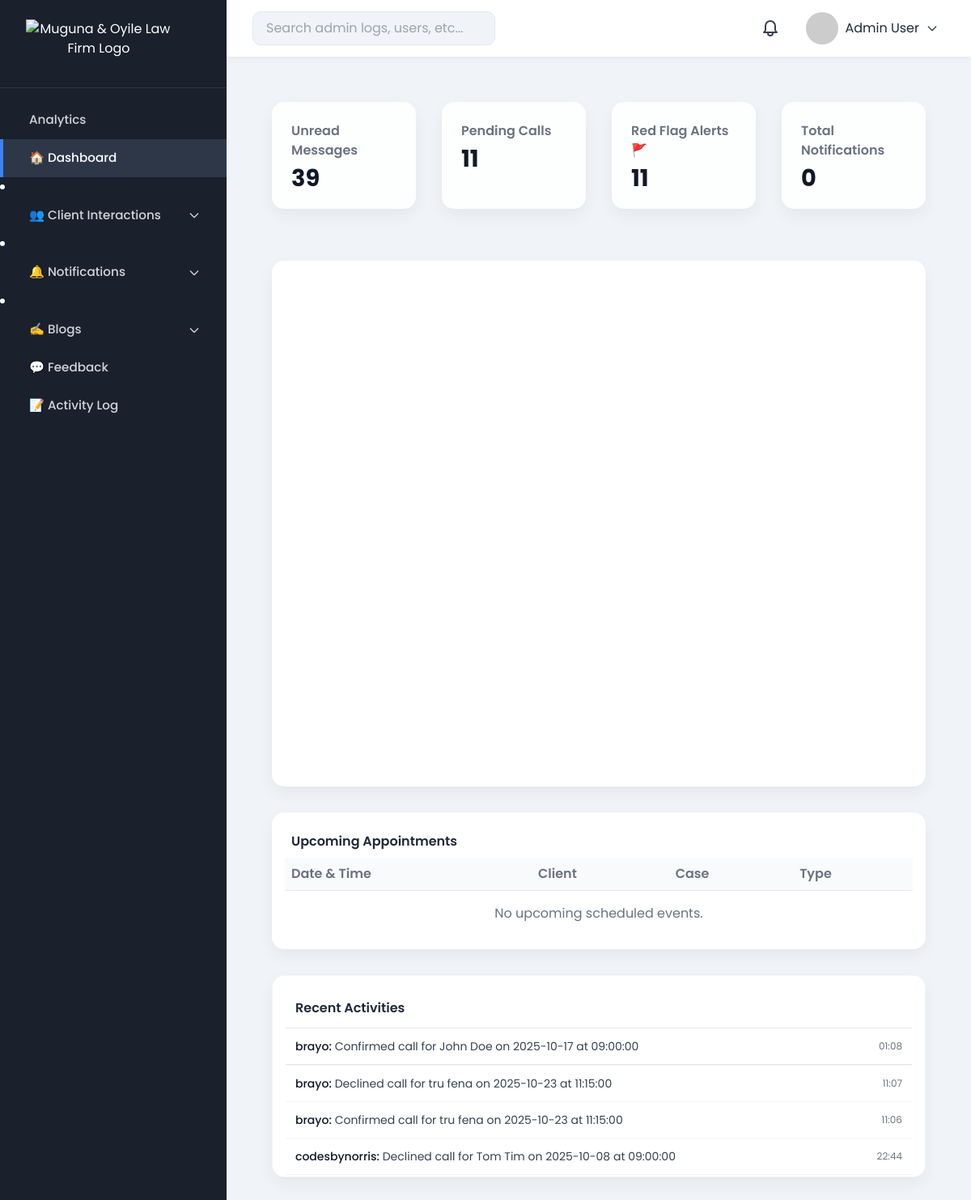
/admin-dashboard/, run on an earlier commit of the app's database.
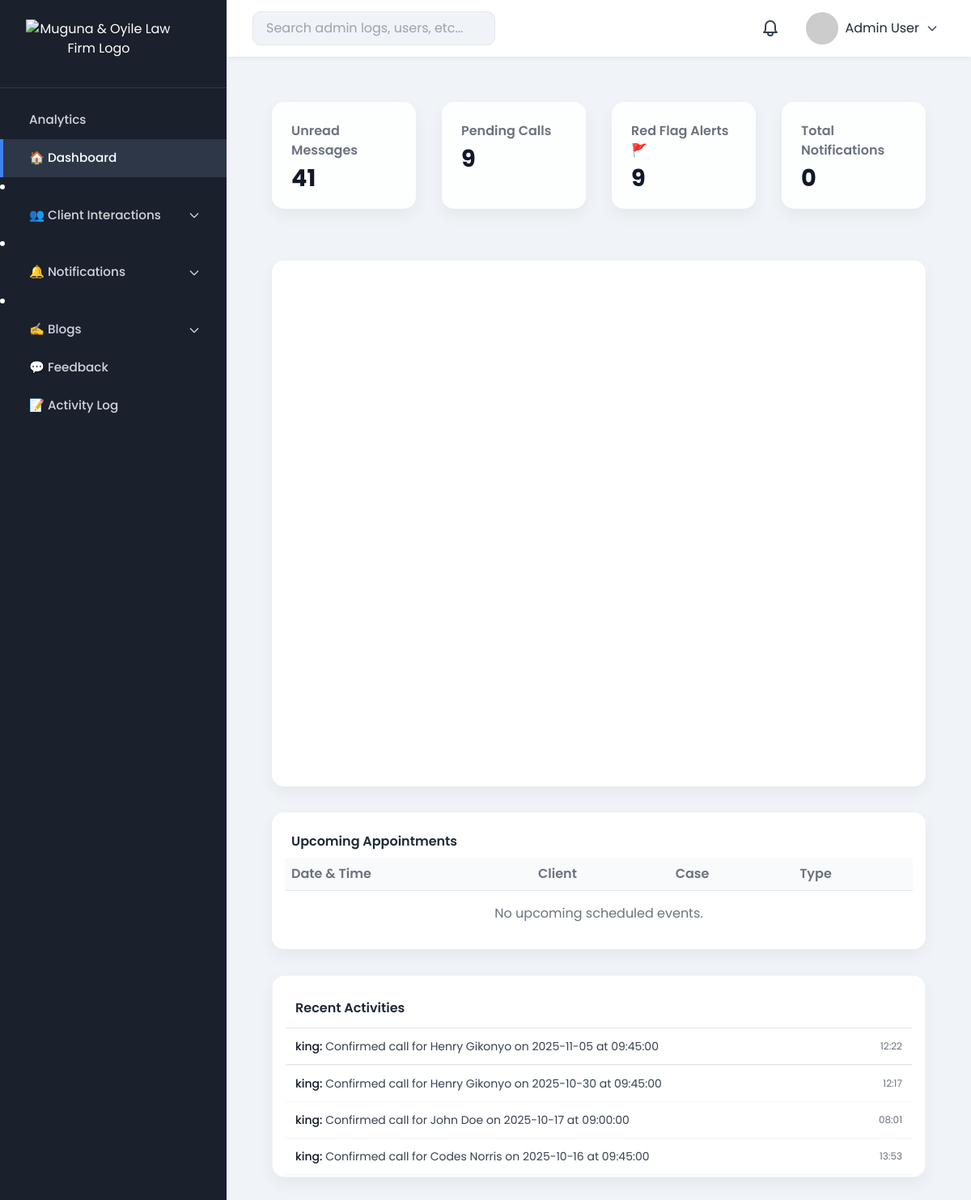
And on a later commit of the database.
### advocates/models.py (models this page shows, shortened)
class ActivityLog(models.Model):
    admin_user = models.ForeignKey(User, on_delete=models.CASCADE)
    action = models.CharField(max_length=255)
    created_at = models.DateTimeField(default=timezone.now)

### advocates/admin_views.py (the view)
# urls.py: path('admin-dashboard/', admin_views.dashboard_home, name='admin_dashboard_home'),
def dashboard_home(request):
    print(">>> ADMIN DASHBOARD VIEW IS RUNNING <<<")
    unread_messages = ContactMessage.objects.filter(is_read=False).count()
    pending_calls = ScheduledCall.objects.filter(is_confirmed=False).count()
    total_clients = Client.objects.count()
    active_cases = ScheduledCall.objects.filter(is_confirmed=False).count()  # Or another criteria
    cutoff_time = timezone.localtime(timezone.now()) - timedelta(hours=48)
    overdue_scheduled_calls_count = ScheduledCall.objects.filter(
        is_confirmed=False,
        created_at__lte=cutoff_time
    ).count()
    print("DEBUG >>> overdue_scheduled_calls_count =", overdue_scheduled_calls_count)
    recent_activity = ActivityLog.objects.order_by('-created_at')[:10]
    return render(request, "admin_dashboard/dashboard.html", {
        "unread_messages": unread_messages,
        "pending_calls": pending_calls,
        "total_clients": total_clients,
        "active_cases": active_cases,
        "overdue_scheduled_calls_count": overdue_scheduled_calls_count,
        "recent_activity": recent_activity,
    })

### advocates/context_processors.py (called while the page is built, shortened)
def admin_context(request):
    return {}

### advocates/templates/admin_dashboard/dashboard.html (shortened to what this page needs)
{% extends "admin_dashboard/base_admin.html" %}
{% block dashboard_content %}
<div class="p-6">
    <div class="cards grid gap-6 grid-cols-1 sm:grid-cols-2 md:grid-cols-2 lg:grid-cols-4">
        <div class="card p-4 bg-white rounded shadow">
            <h3 class="font-semibold">Unread Messages</h3>
            <p class="text-blue-900 text-xl">{{ unread_messages|default:"0" }}</p>
        </div>
        <div class="card p-4 bg-white rounded shadow">
            <h3 class="font-semibold">Pending Calls</h3>
            <p class="text-blue-900 text-xl">{{ pending_calls|default:"0" }}</p>
        </div>
        <div class="card p-4 bg-white rounded shadow">
            <h3 class="font-semibold">Red Flag Alerts 🚩</h3>
            <p class="text-red-600 font-bold text-xl">    {{ overdue_scheduled_calls_count|default:"0" }}
</p>
        </div>
        <div class="card p-4 bg-white rounded shadow">
            <h3 class="font-semibold">Total Notifications</h3>
            <p class="text-xl">{{ total_notifications|default:"0" }}</p>
        </div>
    </div>
    <div id="calendar" class="mt-8"></div>
    <div class="table-container mt-8">
        <h3 class=" top-0 bg-white z-10 p-2 font-semibold">Upcoming Appointments</h3>
        <div style="max-height:250px; overflow-y:auto;">
            <table id="appointmentsTable" class="w-full table-auto border-collapse">
                <thead class=" top-0 bg-white z-10">
                    <tr>
                        <th class="text-left p-2 border-b">Date & Time</th>
                        <th class="text-left p-2 border-b">Client</th>
                        <th class="text-left p-2 border-b">Case</th>
                        <th class="text-left p-2 border-b">Type</th>
                    </tr>
                </thead>
                <tbody>
                    {% for event in upcoming_events %}
                    <tr>
                        <td class="p-2">{{ event.date|date:"M d" }}{% if event.time_slot %} at {{ event.time_slot|time:"H:i" }}{% endif %}</td>
                        <td class="p-2">{{ event.client }}</td>
                        <td class="p-2">{{ event.case_name }}</td>
                        <td class="p-2" {% if event.color %}style="color: {{ event.color }};"{% else %}style="color: #000000;"{% endif %}>
                            {{ event.get_event_type_display }}
                        </td>
                    </tr>
                    {% empty %}
                    <tr>
                        <td colspan="4" class="text-gray-500 text-center py-4">No upcoming scheduled events.</td>
                    </tr>
                    {% endfor %}
                </tbody>
            </table>
        </div>
    </div>
<div class="recent-activities mt-8 bg-white dark:bg-gray-900 rounded-2xl shadow-xl border border-gray-100 dark:border-gray-800 overflow-hidden">
  <h3 class="sticky top- bg-white dark:bg-gray-900 z-50 p-3 font-semibold border-b border-gray-200 dark:border-gray-700">
    Recent Activities
  </h3>
  <div class="max-h-[250px] overflow-y-auto bg-white dark:bg-gray-900">
    <div class="divide-y divide-gray-100 dark:divide-gray-800">
      {% for log in recent_activity %}
        <div class="activity-item px-3 py-2 flex justify-between items-center text-sm">
          <div>
            <span class="font-medium text-gray-900 dark:text-gray-100">{{ log.admin_user.username }}:</span>
            <span class="text-gray-700 dark:text-gray-300">{{ log.action }}</span>
          </div>
          <span class="text-xs text-gray-500 dark:text-gray-600 ml-2">
            {{ log.created_at|date:"H:i"|default:"--" }}
          </span>
        </div>
      {% empty %}
        <div class="px-3 py-2 text-sm text-gray-500 dark:text-gray-600 text-center">
          No recent activity
        </div>
      {% endfor %}
    </div>
  </div>
</div>
</div>
<link href="https://cdn.jsdelivr.net/npm/fullcalendar@5.11.3/main.min.css" rel="stylesheet">
{% endblock dashboard_content %}

What changed in the data, as far as the page shows it:
no longer on this page (row unchanged): ActivityLog: admin_user.username "brayo", action "Confirmed call for John Doe on 2025-10-17 at 09:00:00", created_at "01:08"
no longer on this page (row unchanged): ActivityLog: admin_user.username "brayo", action "Declined call for tru fena on 2025-10-23 at 11:15:00", created_at "11:07"
no longer on this page (row unchanged): ActivityLog: admin_user.username "brayo", action "Confirmed call for tru fena on 2025-10-23 at 11:15:00", created_at "11:06"
no longer on this page (row unchanged): ActivityLog: admin_user.username "codesbynorris", action "Declined call for Tom Tim on 2025-10-08 at 09:00:00", created_at "22:44"
added ActivityLog: admin_user.username "king", action "Confirmed call for Henry Gikonyo on 2025-11-05 at 09:45:00", created_at "12:22"
added ActivityLog: admin_user.username "king", action "Confirmed call for Henry Gikonyo on 2025-10-30 at 09:45:00", created_at "12:17"
added ActivityLog: admin_user.username "king", action "Confirmed call for John Doe on 2025-10-17 at 09:00:00", created_at "08:01"
added ActivityLog: admin_user.username "king", action "Confirmed call for Codes Norris on 2025-10-16 at 09:45:00", created_at "13:53"
Also different on the page:
{{ unread_messages|default:"0" }}: "39" → "41"
{{ pending_calls|default:"0" }}: "11" → "9"
{{ overdue_scheduled_calls_count|default:"0" }}: "11" → "9"
